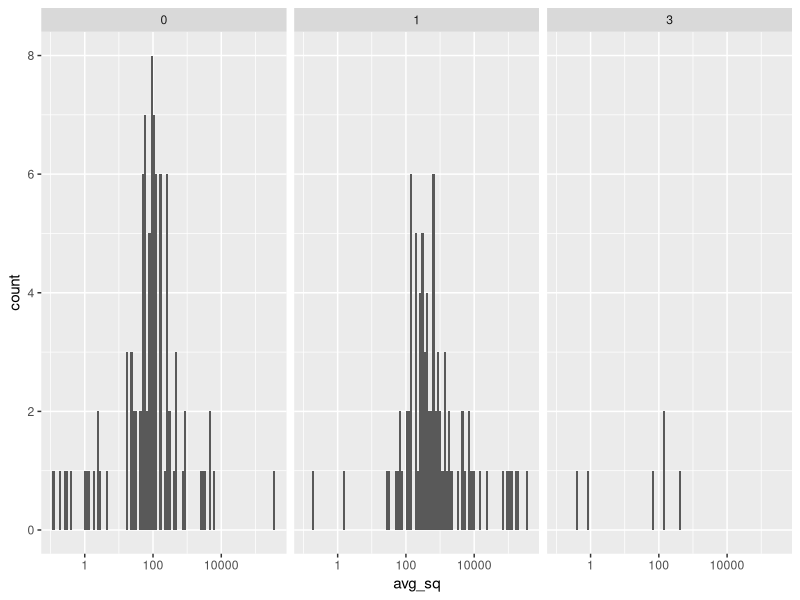

The R source for this figure:
## ---- chunk 1
knitr::opts_chunk$set(echo = TRUE)
## ---- chunk 2
library("dplyr")
## ---- chunk 3
qpcr <- read.csv("../data/hematqpcr_crabRNA.csv")

head(qpcr)
## ---- chunk 4
avQpcr <- group_by(qpcr, FRP) %>%
summarize(avg_sq = mean(sq_all.runs_mean, na.rm=TRUE), trtmnt_tank, infection_status, maturity, sample_pos.neg) %>% 
distinct_all() %>%
filter(trtmnt_tank == "cold" | trtmnt_tank == "warm" | trtmnt_tank == "ambient")


avQpcr
## ---- chunk 5
library(ggplot2)
## ---- chunk 6
ggplot(avQpcr, aes(x = avg_sq)) +
  geom_histogram(bins = 100) +
  scale_x_log10() +
  facet_grid(~infection_status)
